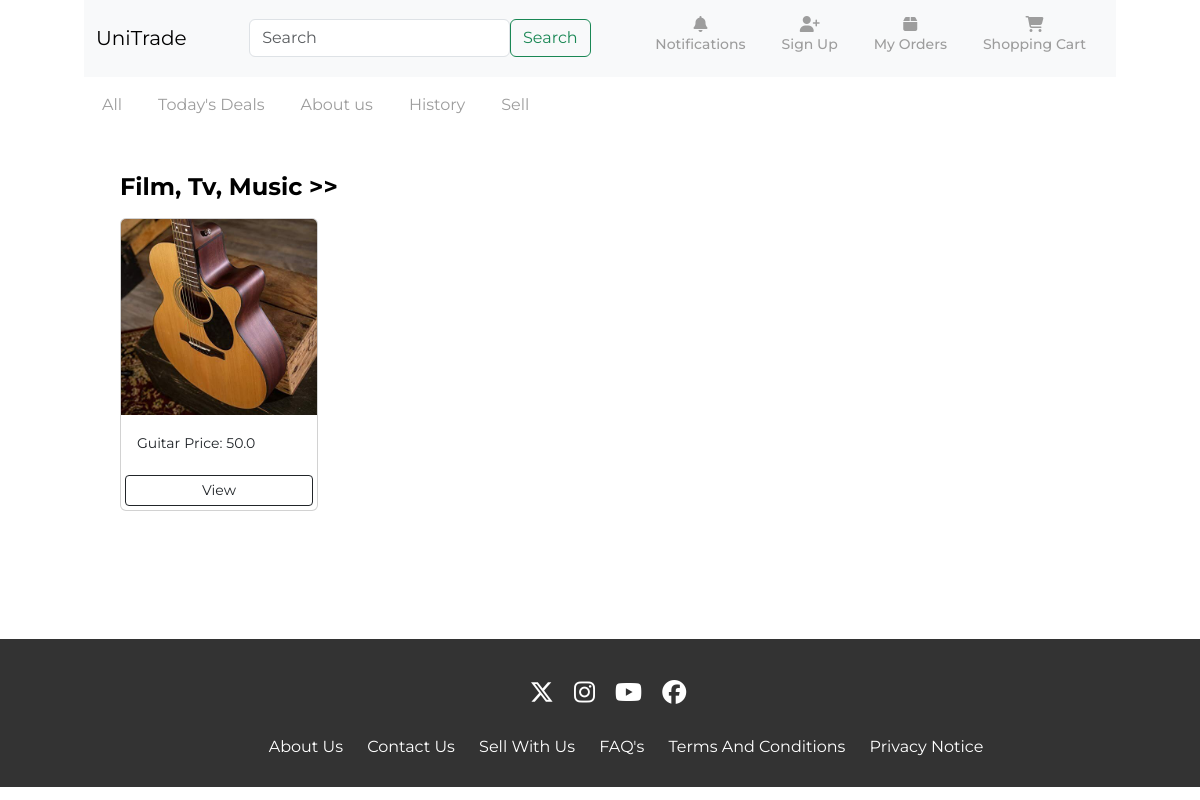
/department/filmTvMusic/, run on the app's committed database.
### marketplace/models.py (models this page shows, shortened)
class Product(models.Model):
    CONDITION_CHOICES = [
        ('pre_owned', 'Pre-owned'),
        ('new_with_box', 'New with Box'),
        ('new_without_box', 'New without Box'),
        ('new_with_defects', 'New with Defects'),
    ]
    title = models.CharField(max_length=255, null=False, blank=False)
    brand = models.CharField(max_length=255, null=True, blank=True)
    department = models.ForeignKey(Department, on_delete=models.CASCADE, related_name='products')
    price = models.FloatField(default=0.0, validators =[MinValueValidator(0.0)])
    condition = models.CharField(max_length=20, choices=CONDITION_CHOICES, default='Pre-owned')
    description = models.TextField()
    product_id = models.AutoField(primary_key=True)
    seller = models.ForeignKey(CustomUser, on_delete=models.CASCADE, related_name='products')

class Productimage(models.Model):
    imageID = models.AutoField(primary_key=True)
    product =  models.ForeignKey(Product, on_delete=models.CASCADE)
    imageURL = models.ImageField(upload_to='product_images/', default='https://png.pngtree.com/png-clipart/20190918/ourmid/pngtree-load-the-3273350-png-image_1733730.jpg')

### marketplace/views.py (the view)
# urls.py: path('department/filmTvMusic/', views.filmTvMusic, name= 'filmTvMusic'),
def filmTvMusic(request):
    departments = Department.objects.all()
    productimages = Productimage.objects.all()
    products = Product.objects.filter(department__name='Film, Tv, Music')
    context = {'departments':departments, 'productimages':productimages, 'products': products}
    return render(request, 'marketplace/filmTvMusic.html',context)

### marketplace/templates/marketplace/filmTvMusic.html (shortened to what this page needs)
{% load static %}
<!DOCTYPE html>
<html lang="en">
<head>
    <link rel="stylesheet" href="https://cdnjs.cloudflare.com/ajax/libs/font-awesome/6.5.2/css/all.min.css">
    <link rel="stylesheet" href="{% static 'css/styles.css' %}">
    <link rel = "stylesheet" href="https://cdn.jsdelivr.net/npm/bootstrap@5.3.0/dist/css/bootstrap.min.css">
</head>
<body>
     <section id="nav-bar">
        <div class="container">
            <nav class="navbar navbar-expand-lg bg-body-tertiary">
                <div class="container-fluid">
                    <a class="navbar-brand" href="{% url 'products' %}">UniTrade</a>
                    <div class="collapse navbar-collapse" id="navbarSupportedContent">
                        <form class="d-flex form-inline my-2 my-lg-0" role="search" method="POST" action="{% url 'search_view' %}">
                            <input class="form-control mr-sm-2" type="search" placeholder="Search"name= "search_query"aria-label="Search">
                            <button class="btn btn-outline-success my-2 my-sm-0" type="submit">Search</button>
                        </form>
                        <ul class="navbar-nav mb-2 mb-lg-0">
                            <li class="nav-item">
                                <a class="nav-link d-flex flex-column align-items-center" href="#">
                                    <span class="fa fa-bell mb-1"></span>
                                    <h5>Notifications</h5>
                                </a>
                            </li>
                            <li class="nav-item">
                                <a class="nav-link d-flex flex-column align-items-center" href="{% url 'signup' %}">
                                    <span class="fa fa-user-plus mb-1"></span>
                                    <h5>Sign Up</h5>
                                </a>
                            </li>
                            <li class="nav-item">
                                <a class="nav-link d-flex flex-column align-items-center" href="#">
                                    <span class="fa fa-box mb-1"></span>
                                    <h5>My Orders</h5>
                                </a>
                            </li>
                            <li class="nav-item">
                                <a class="nav-link d-flex flex-column align-items-center" href="#">
                                    <span class="fa fa-shopping-cart mb-1"></span>
                                    <h5>Shopping Cart</h5>
                                </a>
                            </li>
                        </ul>
                    </div>
                </div>
            </nav>
        </div>
    </section>
    <section id="Filter">
        <div class="container">
            <nav class="navbar navbar-expand-lg navbar-light" style="color: #fff;">
                <div class="container-fluid">
                    <div class="collapse navbar-collapse" id="navbarNav">
                        <ul class="navbar-nav me-auto mb-2 mb-lg-0">
                            <li class="nav-item">
                                <span role="button" data-bs-toggle="offcanvas" data-bs-target="#offcanvasWithBothOptions" aria-controls="offcanvasWithBothOptions" class="nav-link category-trigger" style="cursor:pointer;">All</span>
                            </li>
                            <li class="nav-item">
                                <a class="nav-link" href="#">Today's Deals</a>
                            </li>
                            <li class="nav-item">
                                <a class="nav-link" href="{% url 'aboutus' %}">About us</a>
                            </li>
                            <li class="nav-item">
                                <a class="nav-link active" aria-current="page" href="#">History</a>
                            </li>
                            <li class="nav-item">
                                <a class="nav-link active" aria-current="page" href="{% url 'current' %}">Sell</a>
                            </li>
                        </ul>
                    </div>
                </div>
            </nav>
        </div>
    </section>
    <section id="product-list">
    <a href="#" style="color: #000; text-decoration:none;"><h2>Film, Tv, Music >></h2></a>
    <div class="main_container">
            {% for product in products %}
                <div class="col-md-4">
                    <div class="card my-2">
                        <img class="card-img-top"
                            src="/images/{{ product.productimage_set.first.imageURL }}"
                            alt="loading">
                        <div class="card-body">
                            <small>{{ product.title }}</small>
                            <small>Price: {{ product.price }}</small>
                        </div>
                        <a href="{% url 'item' product.product_id %}" class="btn btn-outline-dark btn-sm m-1">View</a>
                    </div>
                </div>
            {% empty %}
                <h3>No Current Products... </h3>
            {% endfor %}
        </div>
    </section>
<section id="footer">
    <div class="container text-center">
        <br>
        <div>
            <a style="color: #fff; font-size: x-large;" href="https://twitter.com/?lang=en"><span style="padding-left: 16px;"><i class="fa-brands fa-x-twitter"></span></i></a>
            <a style="color: #fff; font-size: x-large;" href="https://www.instagram.com/unitrade12/"><span style="padding-left: 16px;"><i class="fab fa-instagram"></span></i></a>
            <a style="color: #fff; font-size: x-large;" href="https://www.youtube.com/"><span style="padding-left: 16px;"><i class="fab fa-youtube"></span></i></a>
            <a style="color: #fff; font-size: x-large;" href="https://en-gb.facebook.com/"><span style="padding-left: 16px;"><i class="fab fa-facebook"></span></i></a>
        </div>
      <div class="footer-columns d-flex justify-content-between">
        <ul class="main-footer-groups 1">
        </ul>
        <ul class="main-footer-groups 2">
          <li class="same-as-above-idk">
            <br>
            <a style="color: #fff; text-decoration: none;" href="{% url 'aboutus' %}"><span style="padding-left: 20px;">About Us</span></a>
            <a style="text-decoration: none; color: #fff;" href="{% url 'products' %}"><span style="padding-left: 20px;">Contact Us</span></a>
            <a style="color: #fff; text-decoration: none;" href="{% url 'current' %}"><span style="padding-left: 20px;">Sell With Us</span></a>
            <a style="text-decoration: none; color: #fff;" href="{% url 'faq' %}"><span style="padding-left: 20px;">FAQ's</span></a>
            <a style="color: #fff; text-decoration: none;" href="{% url 'termsandconditions' %}"><span style="padding-left: 20px;">Terms And Conditions</span></a>
            <a style="color: #fff; text-decoration: none;" href="{% url 'privacypolicy' %}"><span style="padding-left: 20px;">Privacy Notice</span></a>
          </li>
        </ul>
        <ul class="main-footer-groups 3">
        </ul>
      </div>
    </div>
  </section>
</body>
</html>

### accounts/static/css/styles.css (style rules this page uses)
#nav-bar { position: sticky; margin-top: 0; top: 0; z-index: 10; }
.navbar-nav li { padding: 0 10px;; }
.navbar-nav li a { float: right; text-align: left; }
.nav-link { color: #9d9d9d !important ; font-weight: 600; font-size: 16px; }
#navbarSupportedContent { display: flex; justify-content: space-between; align-items: center; }
.navbar .d-flex { flex-grow: 1; justify-content: center; }
.navbar .form-control { width: 60%; }
#nav-bar .container { max-width: 88%; margin: auto; }
.nav-item h5 { font-size: 14px; }
* { box-sizing: border-box; font-family: "Montserrat"; padding: 0; margin: 0; }
body { width: 100%; padding: 0px; overflow-x: hidden !important; }
body #product-list { padding: 40px 120px 120px 120px; }
.main_container { display: grid; grid-template-columns: auto auto auto auto; gap: 30px; }
#product-list h2 { font-size: 24px; font-family: 'Montserrat'; font-weight: bold; }
.category-trigger { display: inline-block; padding: 8px 15px; background-color: #007bff; color: white; border-radius: 5px; cursor: pointer; transition: background-color 0.2s; align-content: center; }
#Filter .container { max-width: 90%; margin: auto; }
#footer { background: #333; color: #fff; padding: 12px; }
* { margin: 0; padding: 0; font-family: 'Roboto', sans-serif; }
.active, .accordion:hover { background-color: #f1f7f5; }
#nav-bar .container a { text-decoration: none; }
* { padding: 0; margin: 0; box-sizing: border-box; }
body { font-family: 'Jost', sans-serif; background-color: white !important; }
* { margin: 0; padding: 0; box-sizing: border-box; outline: none; font-family: Montserrat, sans-serif; }
input { width: 100%; background: transparent; border: 0; outline: 0; padding: 18px 15px; }
ul { list-style-type: none; }

### data on the page
Product: productimage_set.first.imageURL (picture), title "Guitar", price "50.0"
